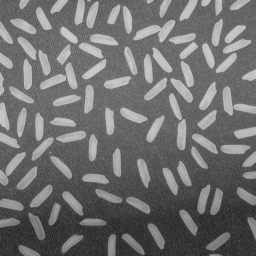
%> input picture reports/EL844_workshop2/src/input/rice.png, 256 x 256 px
$ octave glh_script.m   (GNU Octave 9; MATLAB toolbox functions it lacks are replaced by stand-ins)
%> lines starting %> are read from the running program, lines starting %| are printed output that depends on the picture
### reports/EL844_workshop2/src/a/glh1.m
% EL844 workshop 2 - bfrd2

function [out] = glh1(X)
%GLH1 Computes and display the given image histogram
out = imhist(X);
bar(out)
end

### reports/EL844_workshop2/src/a/glh2.m
% EL844 workshop 2 - bfrd2

function [out] = glh2(X)
%GLH2 Computes and display the given image histogram
out = zeros(1, 255); % initialize histogram matrix

X = X(:) + 1; % add one for each values so that the index used in the loop will be > 0

% for each values in the matrix
for x=1: size(X, 1)
  for y=1: size(X, 2)
      out(X(x, y)) = out(X(x, y)) + 1; % increment the output array value where the pixel value is encountered
  end
end
bar(out)
end

### reports/EL844_workshop2/src/a/glh3.m
% EL844 workshop 2 - bfrd2

function [out] = glh3(X)
%GLH3 Computes and display the given image histogram
out = accumarray(X(:) + 1, 1); % add one for the index in order to be > 0
bar(out)
end

### reports/EL844_workshop2/src/a/glh_script.m
% EL844 workshop 2 - bfrd2

% load an image
X = imread('../input/rice.png');
%> X is the input picture: size 256x256 uint8; min 40, max 204, mean 111.2

% compute and display the grey level histogram
% in different windows
glh1(X);
%> in glh1, `out = imhist(X);`: out = 256 values, max 1419 at index 105, min 0 at index 1, mean 256
title('bzimg1()')
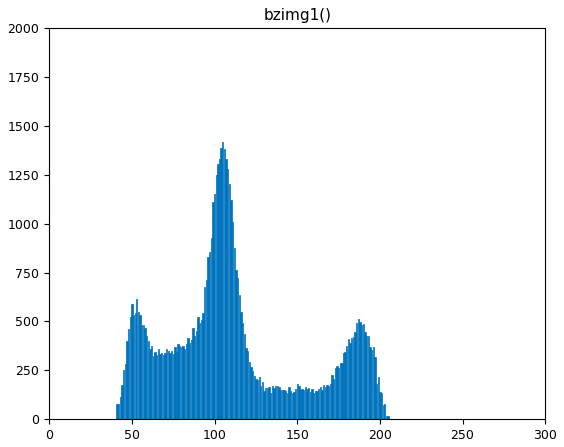
%> figure redrawn from the program's plot data; tallest bar 1419 high, from x = 104.6 to 105.4
figure;
glh = glh2(X);
%> after the loop in glh2, `for x=1: size(X, 1)`: out = 255 values, max 1419 at index 105, min 0 at index 1, mean 257
%> glh has the same summary as out in glh2
title('bzimg2()')
%> figure, not shown here; tallest bar 1419 high, from x = 104.6 to 105.4
figure;
glh3(X);
%> in glh3, `out = accumarray(X(:) + 1, 1);`: out = 205 values, max 1419 at index 105, min 0 at index 1, mean 319.7
title('bzimg3()')
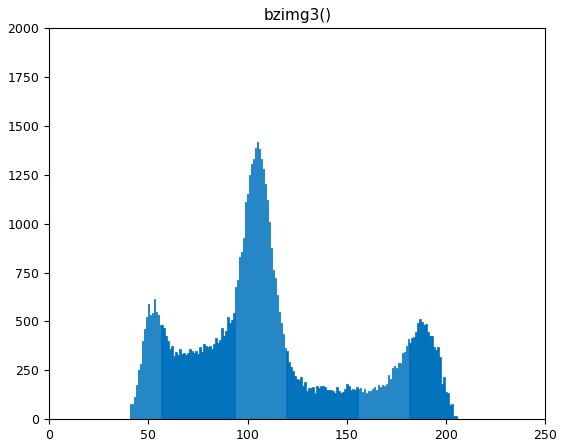
%> figure redrawn from the program's plot data; tallest bar 1419 high, from x = 104.6 to 105.4

% display histogram next to the original image
figure;
subplot(1,2,1);
imshow(X);
title('original')
subplot(1,2,2);
bar(glh);
title('GLH')
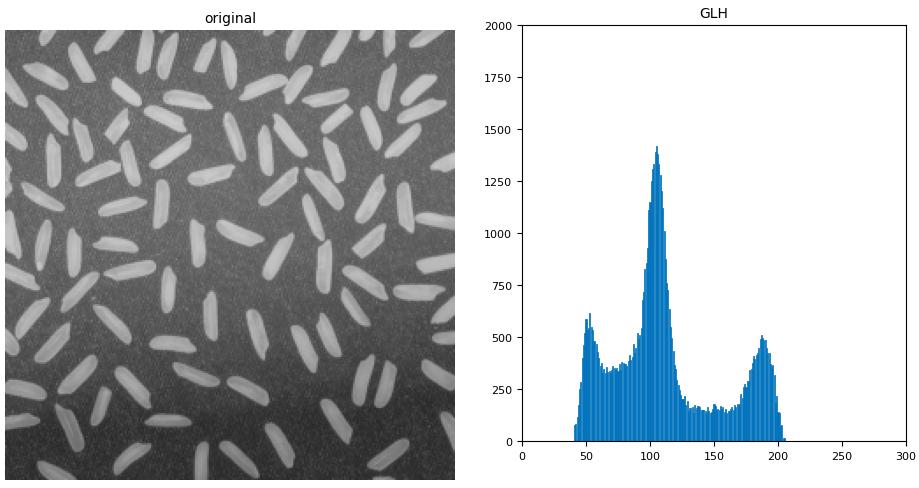
%> figure redrawn from the program's plot data, 2 panels

$ run again, with reports/EL844_workshop2/src/input/coins.png copied over reports/EL844_workshop2/src/input/rice.png
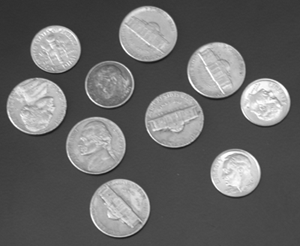
%> input picture reports/EL844_workshop2/src/input/coins.png, 300 x 246 px
%> X is the input picture: size 246x300 uint8; min 23, max 255, mean 103
%> in glh1, `out = imhist(X);`: out = 256 values, max 4264 at index 74, min 0 at index 1, mean 288.3
%> `title('bzimg1()')`:
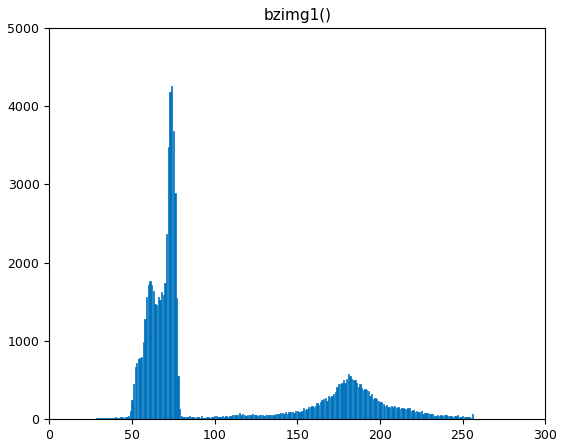
%> figure redrawn from the program's plot data; tallest bar 4264 high, from x = 73.6 to 74.4
%> after the loop in glh2, `for x=1: size(X, 1)`: out = 255 values, max 4264 at index 74, min 0 at index 1, mean 289.4
%> glh has the same summary as out in glh2
%> `title('GLH')`:
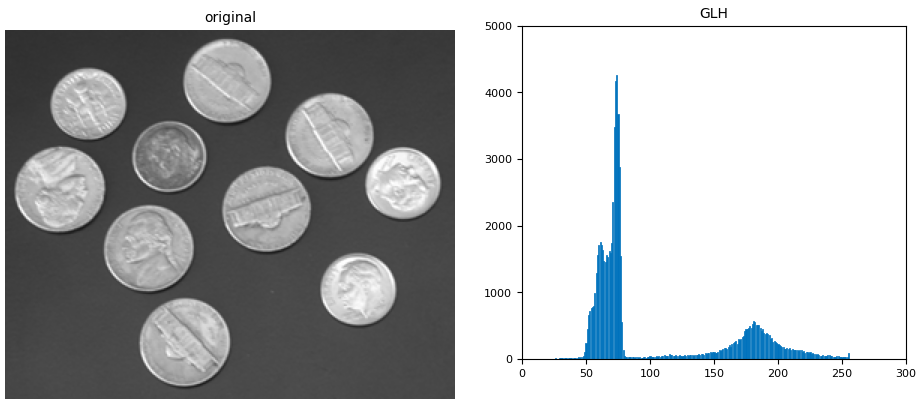
%> figure redrawn from the program's plot data, 2 panels
